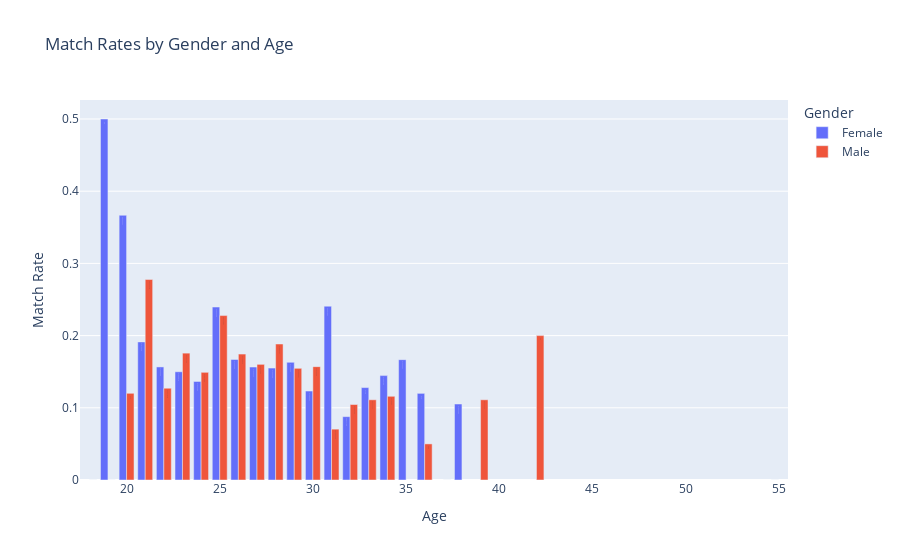

Source (notebook cell):
### Code cell
# Compute match rates by gender & age
match_rates = df_1.groupby(["gender", "age"])["match"].mean().reset_index()

# Convert gender labels (if needed)
match_rates["gender"] = match_rates["gender"].map({0: "Female", 1: "Male"})

# Create bar chart
fig = px.bar(match_rates, x="age", y="match", color="gender",
             barmode="group", title="Match Rates by Gender and Age",
             labels={"match": "Match Rate", "age": "Age", "gender": "Gender"},
             text_auto=True)
fig.show()

### Figure 1 — Plotly figure (JSON) as saved in the notebook; plotly's stock layout.template omitted (floating-point values rounded to 4 significant figures)
{"data": [{"alignmentgroup": "True", "hovertemplate": "Gender=Female<br>Age=%{x}<br>Match Rate=%{y}<extra></extra>", "legendgroup": "Female", "marker": {"color": "#636efa", "pattern": {"shape": ""}}, "name": "Female", "offsetgroup": "Female", "orientation": "v", "showlegend": true, "textposition": "auto", "texttemplate": "%{y}", "type": "bar", "x": [19, 20, 21, 22, 23, 24, 25, 26, 27, 28, 29, 30, 31, 32, 33, 34, 35, 36, 38, 55], "xaxis": "x", "y": [0.5, 0.3667, 0.1913, 0.1566, 0.1499, 0.1366, 0.2396, 0.167, 0.1565, 0.1551, 0.163, 0.1232, 0.2407, 0.08772, 0.128, 0.1446, 0.1667, 0.12, 0.1053, 0], "yaxis": "y"}, {"alignmentgroup": "True", "hovertemplate": "Gender=Male<br>Age=%{x}<br>Match Rate=%{y}<extra></extra>", "legendgroup": "Male", "marker": {"color": "#EF553B", "pattern": {"shape": ""}}, "name": "Male", "offsetgroup": "Male", "orientation": "v", "showlegend": true, "textposition": "auto", "texttemplate": "%{y}", "type": "bar", "x": [18, 19, 20, 21, 22, 23, 24, 25, 26, 27, 28, 29, 30, 31, 32, 33, 34, 36, 37, 39, 42], "xaxis": "x", "y": [0, 0, 0.12, 0.2778, 0.1271, 0.1757, 0.1491, 0.2277, 0.1744, 0.1602, 0.1884, 0.1547, 0.157, 0.07042, 0.1046, 0.1111, 0.1159, 0.05, 0, 0.1111, 0.2], "yaxis": "y"}], "layout": {"barmode": "group", "legend": {"title": {"text": "Gender"}, "tracegroupgap": 0}, "title": {"text": "Match Rates by Gender and Age"}, "xaxis": {"anchor": "y", "domain": [0, 1], "title": {"text": "Age"}}, "yaxis": {"anchor": "x", "domain": [0, 1], "title": {"text": "Match Rate"}}}}
